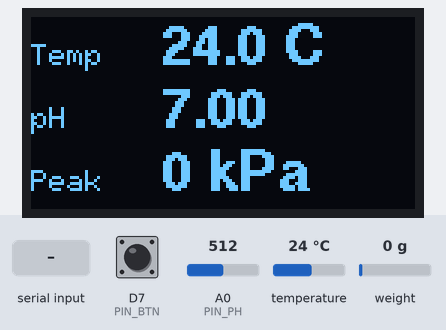
The sketch below on a simulated Arduino Uno R4 Minima. Shown: 128×64 one-colour display. The inputs (shaded band) are chosen by the test bench; at power-on: temperature 24 °C, weight on the scale 0 g, A0 (PIN_PH) = 512, D7 (PIN_BTN) HIGH (analog values on the 0–1023 scale). What the sketch prints to the serial monitor is not drawn.

Above: at 4.0 s.
4.1 s: temperature set to 12 °C
At 5.8 s:
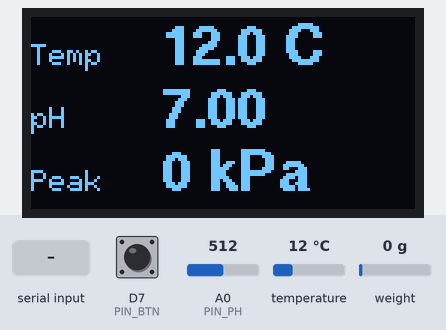
6.4 s: weight on the scale set to 100 g
At 7.3 s:
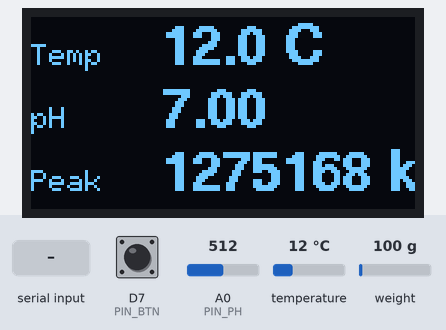
8.4 s: A0 (PIN_PH) set to 716
At 10.0 s:
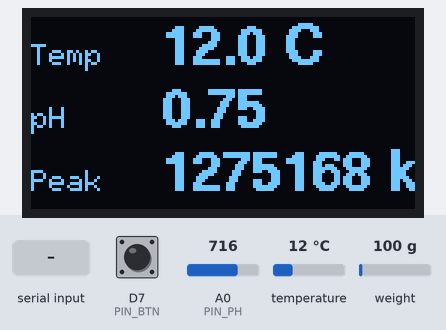
10.4 s: "z90\n" received over Serial
At 13.1 s:
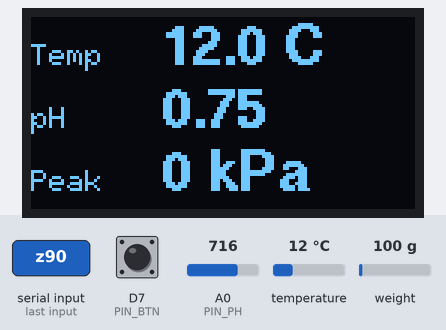
14.0 s: temperature set to 19 °C
At 15.7 s:
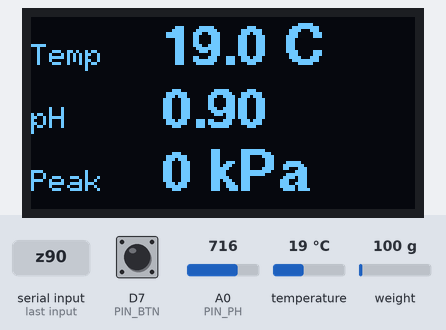
16.0 s: weight on the scale set to 1250 g
At 17.3 s:
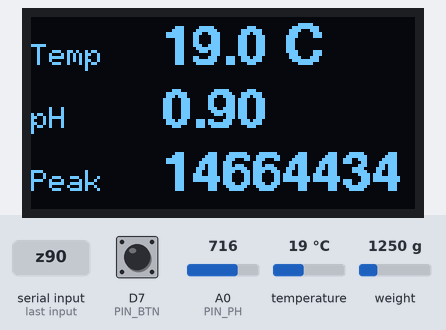
Timing chart, 0 to 19.0 s (numbered marks = the images above; inputs shaded):
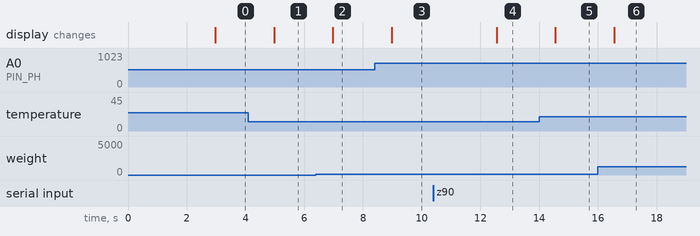

Measured:
- after the input at 4.1 s, the display: changes after 0.88 s (image 1)
- after the input at 6.4 s, the display: changes after 0.58 s (image 2)
- after the input at 8.4 s, the display: changes after 0.57 s (image 3)
- after the input at 10.4 s, the display: changes after 2.2 s (image 4)
- after the input at 14.0 s, the display: changes after 0.55 s (image 5)
- after the input at 16.0 s, the display: changes after 0.55 s (image 6)

The sketch:

soil_probe.ino
```cpp
/*
  Soil Probe - Arduino UNO R4 WiFi
  Measures soil/slurry temperature, pH and compaction (cone index).
  Shows live values on a 1.3" 128x64 OLED and talks to the dashboard over USB.

  Libraries (Library Manager): OneWire (latest), DallasTemperature,
  HX711 (Bogdan Necula), U8g2 (olikraus)

  Serial Monitor / dashboard: 115200 baud. Commands:
    r        reading: prints "temp_C,pH" then the values
    w        raw values (temp, pH volts) for calibration
    z        tare the load cell and reset the peak (nothing on the cone)
    s<kg>    calibrate load cell with a known mass, e.g.  s2.0
    p        penetrometer mode (n = next 5 cm, x = stop)

  Wiring:
    DS18B20   red->5V, black->GND, yellow->D2, 4.7k resistor between D2 and 5V
    HX711     VCC->5V, GND->GND, DT->D3, SCK->D4 (load cell wires to E+/E-/A+/A-)
    pH board  V+->5V, G->GND, Po->A0 (glass probe plugs into the board's BNC)
    OLED      VCC->3.3V, GND->GND, SDA->A4, SCL->A5
    Button    (optional) D7 to GND: tares the load cell and resets the peak
*/

#include <Wire.h>
#include <U8g2lib.h>
#include <OneWire.h>
#include <DallasTemperature.h>
#include <HX711.h>

// 1.3" OLEDs are almost always SH1106. If the picture is garbled or shifted
// sideways, comment this line out and use the SSD1306 line below it instead.
U8G2_SH1106_128X64_NONAME_F_HW_I2C u8g2(U8G2_R0, U8X8_PIN_NONE);
// U8G2_SSD1306_128X64_NONAME_F_HW_I2C u8g2(U8G2_R0, U8X8_PIN_NONE);

// ---------------- Pins ----------------
const uint8_t PIN_ONEWIRE = 2;
const uint8_t PIN_HX_DT   = 3;
const uint8_t PIN_HX_SCK  = 4;
const uint8_t PIN_BTN     = 7;
const uint8_t PIN_PH      = A0;

// ---------------- Calibration constants (edit after calibrating) ----------------
float HX_SCALE = 1.0f;              // raw counts per kg  (from the 's' command)
const float CONE_AREA_M2 = 323e-6f; // 30 deg cone, 323 mm^2 base. Measure YOUR cone!

float PH_V7 = 2.50f;                // volts at pH 7  (from the 'w' command)
float PH_V4 = 3.00f;                // volts at pH 4
const float PH_CAL_TEMP_C = 25.0f;  // temperature your buffers were at

// ---------------- State ----------------
const float ADC_MAX = 16383.0f;     // 14-bit ADC
const float VREF    = 5.0f;

OneWire oneWire(PIN_ONEWIRE);
DallasTemperature sensors(&oneWire);
HX711 scale;
bool hxOK = false;
float peakKPa = 0;

float readVolts(uint8_t pin, int n = 32) {
  uint32_t sum = 0;
  for (int i = 0; i < n; i++) {
    sum += analogRead(pin);
    delayMicroseconds(200);
  }
  return (sum / (float)n) / ADC_MAX * VREF;
}

// pH with simple Nernst temperature compensation of the slope
float readPH(float tempC) {
  float v = readVolts(PIN_PH);
  float voltsPerPH = (PH_V4 - PH_V7) / (4.0f - 7.0f);               // at calibration temp
  float scaleT = (tempC + 273.15f) / (PH_CAL_TEMP_C + 273.15f);
  return 7.0f + (v - PH_V7) / (voltsPerPH * scaleT);
}

// Fresh temperature (waits for the conversion), then back to non-blocking mode
float readTempBlocking() {
  sensors.setWaitForConversion(true);
  sensors.requestTemperatures();
  float t = sensors.getTempCByIndex(0);
  sensors.setWaitForConversion(false);
  sensors.requestTemperatures();
  return (t == DEVICE_DISCONNECTED_C) ? NAN : t;
}

float readConeKPa() {
  if (!hxOK) return NAN;
  float newtons = fabs(scale.get_units(1)) * 9.80665f;
  float kPa = newtons / CONE_AREA_M2 / 1000.0f;
  if (kPa > peakKPa) peakKPa = kPa;
  return kPa;
}

// ---------------- OLED ----------------
void drawScreen(float t, float ph, float peak) {
  u8g2.clearBuffer();
  u8g2.setFont(u8g2_font_6x10_tr);
  u8g2.drawStr(0, 16, "Temp");
  u8g2.drawStr(0, 37, "pH");
  u8g2.drawStr(0, 58, "Peak");

  u8g2.setFont(u8g2_font_helvB14_tr);
  String a = isnan(t)  ? String("--") : String(t, 1) + " C";
  String b = isnan(ph) ? String("--") : String(ph, 2);
  String c = String(peak, 0) + " kPa";
  u8g2.drawStr(44, 16, a.c_str());
  u8g2.drawStr(44, 37, b.c_str());
  u8g2.drawStr(44, 58, c.c_str());
  u8g2.sendBuffer();
}

// Refresh about once a second (the DS18B20 needs ~750 ms per conversion)
void refreshDisplay() {
  static uint32_t lastMs = 0;
  if (millis() - lastMs < 1000) return;
  lastMs = millis();

  float t = sensors.getTempCByIndex(0);   // result of the previous request
  sensors.requestTemperatures();          // start the next one
  if (t == DEVICE_DISCONNECTED_C) t = NAN;

  readConeKPa();
  float ph = readPH(isnan(t) ? 25.0f : t);
  drawScreen(t, ph, peakKPa);
}

// ---------------- Commands ----------------
void takeReading() {
  float t = readTempBlocking();
  float ph = readPH(isnan(t) ? 25.0f : t);
  Serial.println(F("temp_C,pH"));
  Serial.print(t, 2);  Serial.print(',');
  Serial.println(ph, 2);
}

void printRaw() {
  Serial.print(F("Temp C: "));        Serial.println(readTempBlocking(), 2);
  Serial.print(F("pH pin volts: "));  Serial.println(readVolts(PIN_PH, 64), 3);
}

void tareAndReset() {
  if (hxOK) scale.tare(20);
  peakKPa = 0;
}

void calibrateScale() {
  float kg = Serial.parseFloat();   // e.g. "s2.0"
  if (kg <= 0) {
    Serial.println(F("Usage: s<known mass in kg>, e.g. s2.0  (tare with 'z' first)"));
    return;
  }
  scale.set_scale();                // reset to raw counts
  long raw = scale.get_value(20);   // raw minus tare offset
  float factor = raw / kg;
  scale.set_scale(factor);
  Serial.print(F("HX_SCALE = "));
  Serial.println(factor, 2);
  Serial.println(F("Paste this into HX_SCALE at the top of the sketch."));
}

void penetrometer() {
  Serial.println(F("depth_cm,force_N,cone_index_kPa   (n = next 5 cm, x = stop)"));
  peakKPa = 0;
  int depthCm = 0;
  while (true) {
    if (Serial.available()) {
      char c = Serial.read();
      if (c == 'x') break;
      if (c == 'n') depthCm += 5;
    }
    float kPa = readConeKPa();
    float newtons = kPa * CONE_AREA_M2 * 1000.0f;
    Serial.print(depthCm);       Serial.print(',');
    Serial.print(newtons, 1);    Serial.print(',');
    Serial.println(kPa, 0);
    refreshDisplay();
  }
  Serial.println(F("Penetrometer stopped."));
}

// ---------------- Arduino ----------------
void setup() {
  Serial.begin(115200);
  while (!Serial && millis() < 3000) {}

  analogReadResolution(14);
  pinMode(PIN_BTN, INPUT_PULLUP);

  u8g2.begin();
  u8g2.clearBuffer();
  u8g2.setFont(u8g2_font_helvB14_tr);
  u8g2.drawStr(12, 28, "Soil Probe");
  u8g2.setFont(u8g2_font_6x10_tr);
  u8g2.drawStr(12, 46, "warming up...");
  u8g2.sendBuffer();

  sensors.begin();
  sensors.requestTemperatures();          // first conversion (blocking)
  sensors.setWaitForConversion(false);
  sensors.requestTemperatures();

  scale.begin(PIN_HX_DT, PIN_HX_SCK);
  hxOK = scale.wait_ready_timeout(1000);
  if (hxOK) {
    scale.set_scale(HX_SCALE);
    scale.tare(20);
  } else {
    Serial.println(F("HX711 not found - check DT/SCK wiring."));
  }

  Serial.println(F("Soil probe ready. Commands: r w z s<kg> p"));
}

void loop() {
  refreshDisplay();

  if (digitalRead(PIN_BTN) == LOW) {      // optional button on D7
    delay(30);
    if (digitalRead(PIN_BTN) == LOW) {
      tareAndReset();
      while (digitalRead(PIN_BTN) == LOW) {}
    }
  }

  if (!Serial.available()) return;
  char c = Serial.read();
  switch (c) {
    case 'r': takeReading(); break;
    case 'w': printRaw(); break;
    case 'z': tareAndReset(); Serial.println(F("Tared.")); break;
    case 's': calibrateScale(); break;
    case 'p': penetrometer(); break;
    default: break;
  }
}
```
